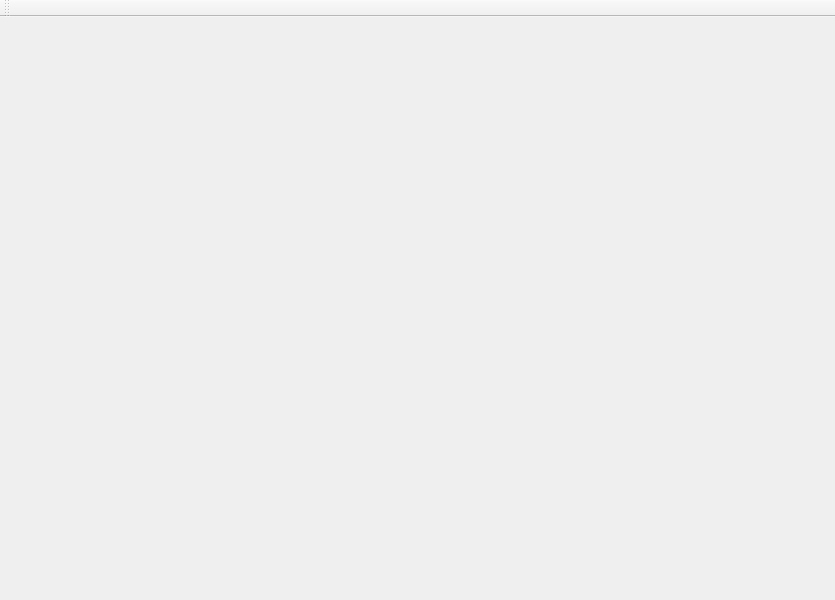
<?xml version="1.0" encoding="UTF-8"?>
<ui version="4.0">
 <class>MainView</class>
 <widget class="QMainWindow" name="MainView">
  <property name="geometry">
   <rect>
    <x>0</x>
    <y>0</y>
    <width>835</width>
    <height>600</height>
   </rect>
  </property>
  <property name="windowTitle">
   <string>MainView</string>
  </property>
  <widget class="QWidget" name="centralwidget"/>
  <widget class="QToolBar" name="toolBar">
   <property name="windowTitle">
    <string>toolBar</string>
   </property>
   <attribute name="toolBarArea">
    <enum>TopToolBarArea</enum>
   </attribute>
   <attribute name="toolBarBreak">
    <bool>false</bool>
   </attribute>
  </widget>
  <action name="actionww">
   <property name="text">
    <string>ww</string>
   </property>
  </action>
 </widget>
 <resources/>
 <connections/>
</ui>
